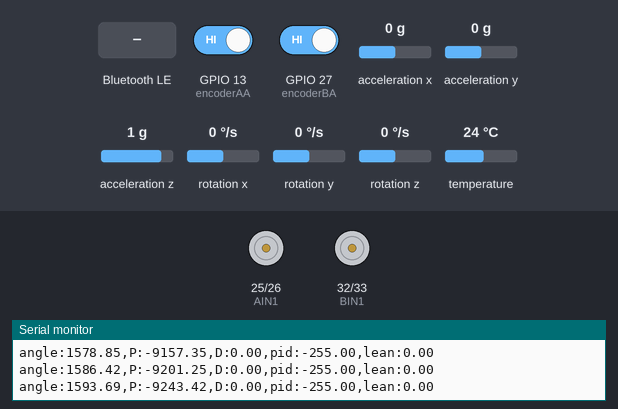
Recording of a sketch running on a simulated ESP32. On the bench: motor-driver pin pairs drawn as motors (green arrow = first pin HIGH = forward, orange = second pin HIGH = backward, longer = more drive, scaled by the enable pin), the last lines printed to the serial monitor. The test bench sets the inputs (shaded band); at power-on: acceleration x 0 g, acceleration z 1 g, rotation y 0 °/s, GPIO 13 (encoderAA) HIGH, GPIO 27 (encoderBA) HIGH, acceleration y 0 g, rotation x 0 °/s, rotation z 0 °/s, temperature 24 °C. Nothing arrives over Bluetooth unless stated; a phone connects over Bluetooth LE 3 s after start.

Above: at 3.8 s.
3.9 s: acceleration x set to -0.2 g
At 4.33 s:
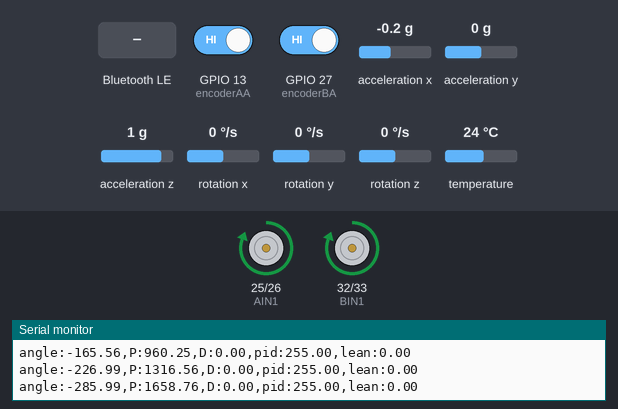
5.9 s: acceleration z set to -0.1 g
8.3 s: acceleration z set to -0.4 g
At 9.1 s:
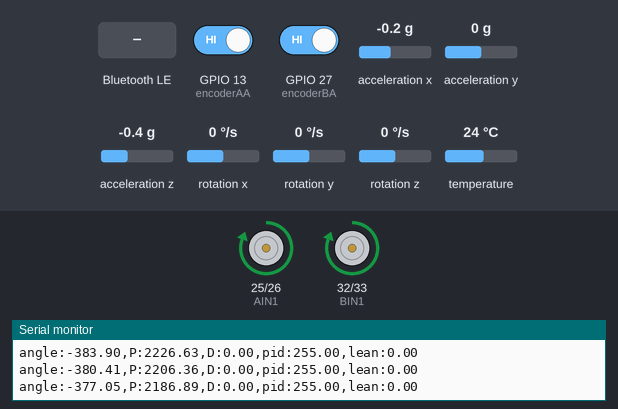
10.1 s: rotation y set to 49 °/s
At 13.08 s:
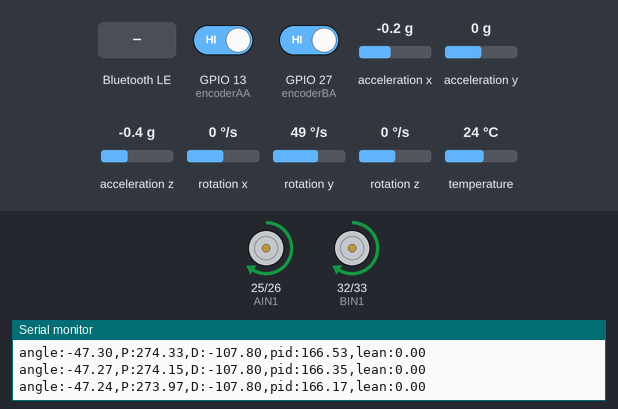
13.1 s: Bluetooth LE write "B" received
At 13.54 s:
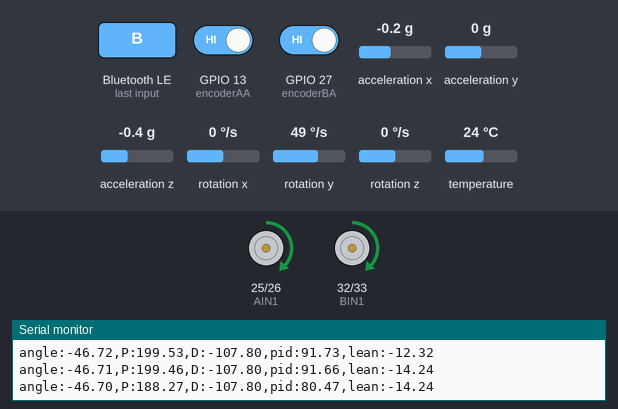
16.1 s: Bluetooth LE write "L" received
Timing chart, 0 to 20.1 s (numbered marks = the images above; inputs shaded):
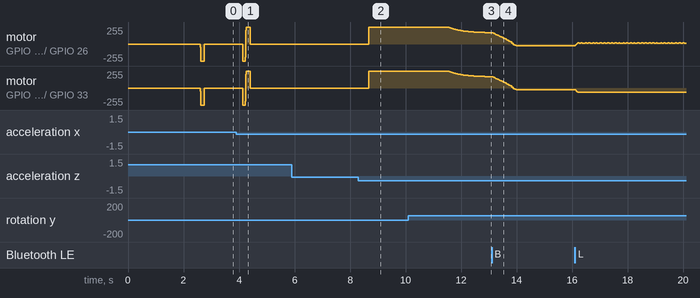

The sketch:

esp_32_code.ino
```cpp
#include <Adafruit_MPU6050.h>
#include <Adafruit_Sensor.h>
#include <Wire.h>
#include <BLEDevice.h>
#include <BLEServer.h>
#include <BLEUtils.h>


Adafruit_MPU6050 mpu;


unsigned long newtime = 0;
unsigned long oldtime = 0;
double oldangle = 0;
double newangle = 0;
const unsigned long loop_period = 10000;
unsigned long last_loop_time = 0;
unsigned long current_time;


unsigned long speed_last_time = 0;
long lastCountA = 0;
long lastCountB = 0;
double wheel_speed = 0;
double speed_lean = 0;
const double K_SPEED = 0.08;
double speed_integral = 0;
double pos_hold = 0;
const double K_POS = 0.005;
const double KI_SPEED = 0.002;

double gyro_bias = 0;

double speed_target = 0;
const double TARGET_SPEED = 30;
double speed_cmd = 0;
const double SPEED_RAMP = 2.0;
const double LEAN_I_MAX = 2.5;
const int MIN_PWM = 25;
const double DEAD_BAND = 13;

double turn_target = 0;
double turn_now = 0;
const double TURN_SPEED = 40;
const double TURN_RAMP = 4;

class CmdCallbacks : public BLECharacteristicCallbacks {
  void onWrite(BLECharacteristic *c) {
    auto v = c->getValue();
    for (size_t i = 0; i < v.length(); i++) {
      char cmd = v[i];
      if (cmd == 'F' || cmd == 'f') {
        speed_target = -TARGET_SPEED;
      } else if (cmd == 'B' || cmd == 'b') {
        speed_target = TARGET_SPEED;
      } else if (cmd == 'L' || cmd == 'l') {
        turn_target = TURN_SPEED;
      } else if (cmd == 'R' || cmd == 'r') {
        turn_target = -TURN_SPEED;
      } else if (cmd == 'S' || cmd == 's') {
        speed_target = 0;
        turn_target = 0;
      }
    }
  }
};

class ServerCallbacks : public BLEServerCallbacks {
  void onDisconnect(BLEServer *s) {
    speed_target = 0;
    turn_target = 0;
    BLEDevice::startAdvertising();
  }
};
//SDA goes to GPIO 21 and SCL goes to GPIO 22 by default

int AIN1 = 25;
int AIN2 = 26;
int PWMA = 18;

int BIN1 = 32;
int BIN2 = 33;
int PWMB = 19;

int encoderAA = 13;
int encoderAB = 14;
int encoderBA = 27;
int encoderBB = 16;
volatile int pulseCountA = 0;
volatile int pulseCountB = 0;

void IRAM_ATTR onEncoderPulseA() {
  if (digitalRead(encoderAB) == LOW) {
    pulseCountA++;
  } else {
    pulseCountA--;
  }
}

void IRAM_ATTR onEncoderPulseB() {
  if (digitalRead(encoderBB) == LOW) {
    pulseCountB++;
  } else {
    pulseCountB--;
  }
}

// pwm ranges from -255 to 255. The sign is direction, the size is speed.
void setMotor(int in1, int in2, int pwmPin, int pwm) {
  pwm = constrain(pwm, -255, 255);
  if (pwm > 0) {
    digitalWrite(in1, HIGH);
    digitalWrite(in2, LOW);
  } else if (pwm < 0) {
    digitalWrite(in1, LOW);
    digitalWrite(in2, HIGH);
  } else {
    digitalWrite(in1, LOW);
    digitalWrite(in2, LOW);
  }
  analogWrite(pwmPin, abs(pwm));
}

void setup(void) {
  Serial.begin(115200);
  while (!Serial)
    delay(10);

  Serial.println("Adafruit MPU6050 test");


  if (!mpu.begin(0x69)) {
    Serial.println("Failed to find MPU6050 chip");
    while (1) {
      delay(10);
    }
  }
  Serial.println("MPU6050 Found");
  Wire.setClock(400000);


  mpu.setAccelerometerRange(MPU6050_RANGE_8_G);
  mpu.setGyroRange(MPU6050_RANGE_500_DEG);

  /*
Filter bandwith is used to smooth out noise (fast small fluctuations  in raw sensor readings, vibrations, electrical interference)
lower Hz = more smoothing but slower to respond to changes. Higher Hz = less smoothing (noisier) but more responsive to changes
*/
  mpu.setFilterBandwidth(MPU6050_BAND_44_HZ);  // or 44_HZ


  pinMode(AIN1, OUTPUT);
  pinMode(AIN2, OUTPUT);
  pinMode(PWMA, OUTPUT);

  pinMode(BIN1, OUTPUT);
  pinMode(BIN2, OUTPUT);
  pinMode(PWMB, OUTPUT);

  analogWriteFrequency(PWMA, 20000);
  analogWriteFrequency(PWMB, 20000);

  pinMode(encoderAA, INPUT_PULLUP);
  pinMode(encoderAB, INPUT_PULLUP);
  pinMode(encoderBA, INPUT_PULLUP);
  pinMode(encoderBB, INPUT_PULLUP);

  attachInterrupt(digitalPinToInterrupt(encoderAA), onEncoderPulseA, RISING);
  attachInterrupt(digitalPinToInterrupt(encoderBA), onEncoderPulseB, FALLING);

  BLEDevice::init("balancebot");
  BLEServer *server = BLEDevice::createServer();
  server->setCallbacks(new ServerCallbacks());
  BLEService *service = server->createService("6E400001-B5A3-F393-E0A9-E50E24DCCA9E");
  BLECharacteristic *rx = service->createCharacteristic(
    "6E400002-B5A3-F393-E0A9-E50E24DCCA9E",
    BLECharacteristic::PROPERTY_WRITE | BLECharacteristic::PROPERTY_WRITE_NR);
  rx->setCallbacks(new CmdCallbacks());
  service->start();
  BLEDevice::getAdvertising()->addServiceUUID("6E400001-B5A3-F393-E0A9-E50E24DCCA9E");
  BLEDevice::getAdvertising()->start();

  double gyro_sum = 0;
  for (int i = 0; i < 500; i++) {
    sensors_event_t a, g, temp;
    mpu.getEvent(&a, &g, &temp);
    gyro_sum += g.gyro.y;
    delay(3);
  }
  gyro_bias = gyro_sum / 500.0;

  oldtime = micros();
}

double integral_sum = 0;

void loop() {

  double angle_accel;
  double deltatime;
  double setpoint = 3.0;  //if you want it to lean negative, decrease. if you want it to lean positive, increase
  double error;
  double P = 0.0;
  double K_p = 58;  //will need to adjust these based on behaviour
  double D = 0.0;
  double K_d = 2.2;  //will need to adjust these based on behaviour
  double I = 0.0;
  double K_i = 0.0;  //After testing I decided integral term wasn't necessary.


  current_time = micros();
  if (current_time - last_loop_time >= loop_period) {
    last_loop_time = current_time;

    sensors_event_t a, g, temp;
    mpu.getEvent(&a, &g, &temp);

    newtime = current_time;
    deltatime = (double)(newtime - oldtime) / 1000000.0;
    if (deltatime <= 0) {
      deltatime = 0.01;
    }
    oldtime = newtime;

    double gyro_reading = (g.gyro.y - gyro_bias) * (180.0 / M_PI);

    angle_accel = atan2(a.acceleration.x, -a.acceleration.z) * (180.0 / M_PI);  //put negative sign before z acceleration to invert it becasue mpu is upside down.
    newangle = (0.98 * (oldangle + gyro_reading * deltatime) + 0.02 * angle_accel);
    oldangle = newangle;

    error = (setpoint + speed_lean) - newangle;

    P = K_p * error;

    static double gyro_filtered = 0;
    gyro_filtered = 0.5 * gyro_filtered + 0.5 * gyro_reading;
    D = -K_d * gyro_filtered;


    integral_sum += error * deltatime;
    integral_sum = constrain(integral_sum, -5.0, 5.0);  // can change the -100 100 clamping values according to behaviour. range = pwm/K_i (255/K-i)
    I = K_i * integral_sum;

    double pid_output = P + I + D;

    pid_output = constrain(pid_output, -255.0, 255.0);


    double mag = fabs(pid_output);
    int motor_speed;
    if (mag < DEAD_BAND) {
      motor_speed = (int)(mag * MIN_PWM / DEAD_BAND);
    } else {
      motor_speed = MIN_PWM + (int)((mag - DEAD_BAND) * (255 - MIN_PWM) / (255.0 - DEAD_BAND));
    }

    int signed_speed;
    if (pid_output >= 0) {
      signed_speed = motor_speed;
    } else {
      signed_speed = -motor_speed;
    }

    turn_now += constrain(turn_target - turn_now, -TURN_RAMP, TURN_RAMP);
    if (abs(newangle) > 45.0) {
      setMotor(AIN1, AIN2, PWMA, 0);
      setMotor(BIN1, BIN2, PWMB, 0);
      integral_sum = 0;
      speed_integral = 0;
      pos_hold = (pulseCountA + pulseCountB) / 2.0;
    } else {
      setMotor(AIN1, AIN2, PWMA, signed_speed + (int)turn_now);
      setMotor(BIN1, BIN2, PWMB, signed_speed - (int)turn_now);
    }


    if (current_time - speed_last_time >= 50000) {
      long countA = pulseCountA;
      long countB = pulseCountB;
      double raw_speed = ((countA - lastCountA) + (countB - lastCountB)) / 2.0;
      wheel_speed = 0.7 * wheel_speed + 0.3 * raw_speed;
      lastCountA = countA;
      lastCountB = countB;
      speed_last_time = current_time;

      speed_cmd += constrain(speed_target - speed_cmd, -SPEED_RAMP, SPEED_RAMP);

      double speed_error = wheel_speed - speed_cmd;
      double i_lim = LEAN_I_MAX / KI_SPEED;
      speed_integral = constrain(speed_integral + speed_error, -i_lim, i_lim);
      double pos = (countA + countB) / 2.0;
      if (speed_target != 0 || abs(wheel_speed) > 2) {
        pos_hold = pos;
      }
      speed_lean = constrain(K_SPEED * speed_error + KI_SPEED * speed_integral + K_POS * (pos - pos_hold), -3.0, 3.0);
    }


    static unsigned long last_print = 0;
    if (millis() - last_print >= 20) {
      last_print = millis();
      Serial.print("angle:");
      Serial.print((newangle - setpoint) * 10);
      Serial.print(",P:");
      Serial.print(P);
      Serial.print(",D:");
      Serial.print(D);
      Serial.print(",pid:");
      Serial.print(pid_output);
      Serial.print(",lean:");
      Serial.println(speed_lean * 10);
    }
  }
}
```

Measured:
- the behaviour switches between 0 and -0.1 g on acceleration x (found by bisection; images 0 and 1)
- after the input at 3.9 s, motor on GPIO 25 (AIN1) / GPIO 26 (AIN2), motor on GPIO 32 (BIN1) / GPIO 33 (BIN2): stopped → backward 255/255 after 0.23 s, → forward 255/255 0.09 s later, → stopped 0.19 s later
- after the input at 8.3 s, motor on GPIO 25 (AIN1) / GPIO 26 (AIN2), motor on GPIO 32 (BIN1) / GPIO 33 (BIN2): stopped → forward 255/255 after 0.37 s
